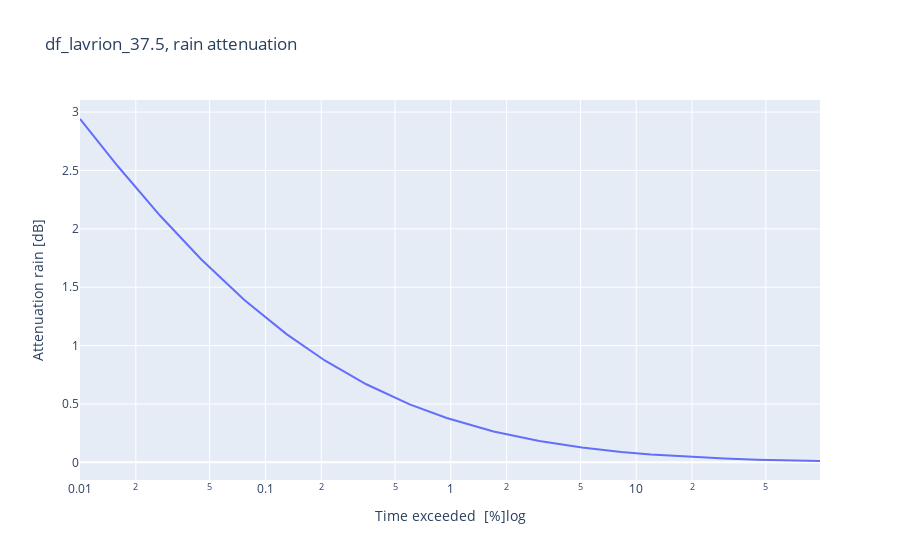
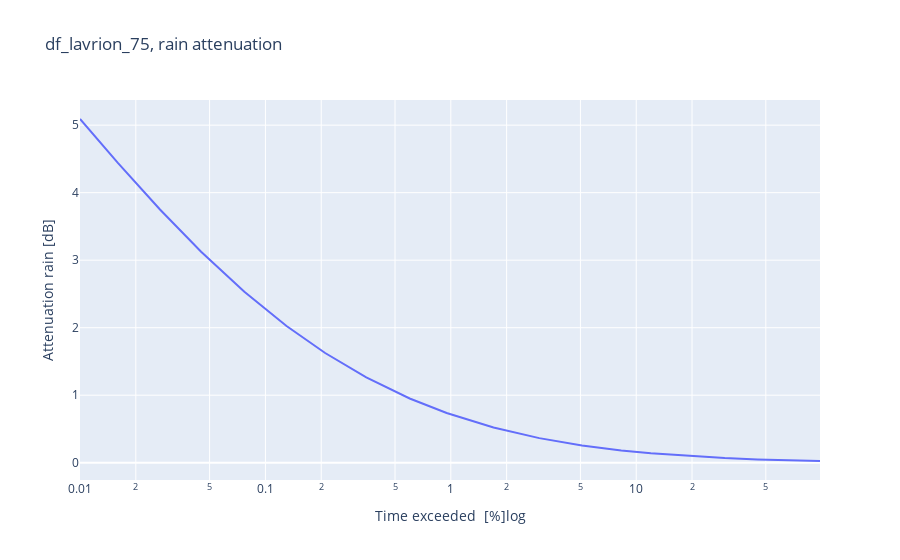
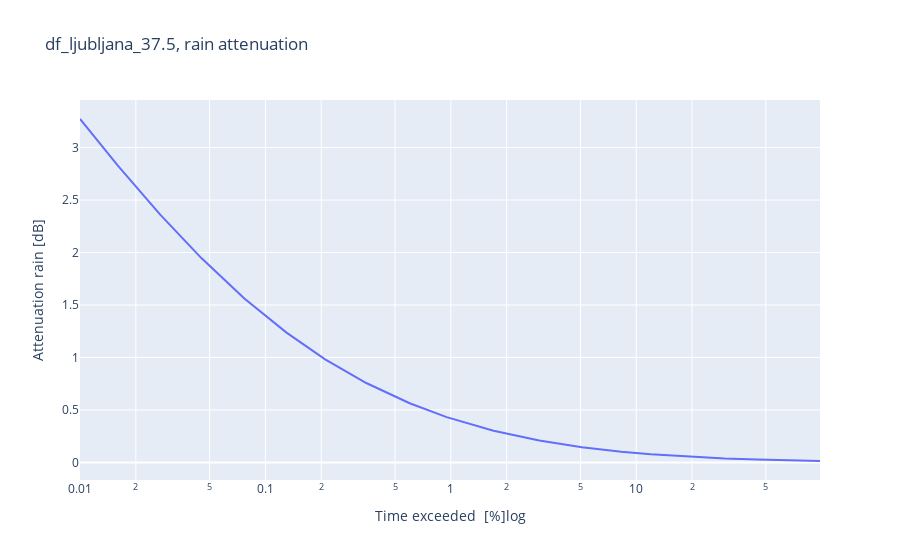
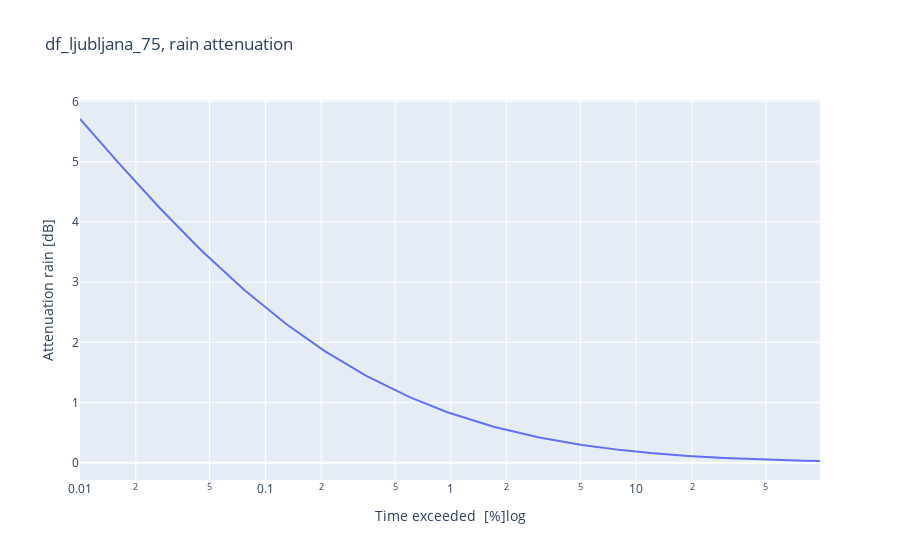

Here is the notebook cell these charts were saved with, in order:
### Markdown cell above
## Compute average attenuation

### Code cell
for data_df in dfs:
    ponderated_attenuation = 0

    for elev in stat.index.array[:-1]:
        ponderated_attenuation +=  data_df[data_df['Elevation_angle_deg']==elev][att_col].array*stat['PDF'][elev]/100 # /100 to transform % to decimal
        
    fig = go.Figure()
    fig.add_trace(go.Scatter(x=data_df['Time_exceeded_%'],y=ponderated_attenuation))
    fig.update_xaxes(type="log")
    fig.update_layout(title=f"{data_df.name}, {selected_attenuation} attenuation", xaxis_title="Time exceeded  [%]log", yaxis_title=f"Attenuation {selected_attenuation} [dB]")    
    fig.show()

### Figure 1 — Plotly figure (JSON) as saved in the notebook; plotly's stock layout.template omitted (floating-point values rounded to 4 significant figures; data arrays with more than 128 entries replaced by an {"elided": "..."} marker saying what was removed)
{"data": [{"type": "scatter", "x": {"elided": "420 float values"}, "y": [2.941, 2.536, 2.114, 1.739, 1.391, 1.098, 0.8707, 0.6687, 0.4969, 0.3799, 0.2651, 0.1826, 0.1265, 0.08883, 0.06727, 0.04699, 0.03244, 0.02308, 0.01801, 0.01398, 0.01165]}], "layout": {"title": {"text": "df_lavrion_37.5, rain attenuation"}, "xaxis": {"title": {"text": "Time exceeded  [%]log"}, "type": "log"}, "yaxis": {"title": {"text": "Attenuation rain [dB]"}}}}

### Figure 2 — Plotly figure (JSON) as saved in the notebook; plotly's stock layout.template omitted (floating-point values rounded to 4 significant figures; data arrays with more than 128 entries replaced by an {"elided": "..."} marker saying what was removed)
{"data": [{"type": "scatter", "x": {"elided": "420 float values"}, "y": [5.091, 4.442, 3.751, 3.125, 2.532, 2.025, 1.625, 1.264, 0.9514, 0.7357, 0.5208, 0.3638, 0.2553, 0.1815, 0.1387, 0.09796, 0.0684, 0.04915, 0.03862, 0.03019, 0.02529]}], "layout": {"title": {"text": "df_lavrion_75, rain attenuation"}, "xaxis": {"title": {"text": "Time exceeded  [%]log"}, "type": "log"}, "yaxis": {"title": {"text": "Attenuation rain [dB]"}}}}

### Figure 3 — Plotly figure (JSON) as saved in the notebook; plotly's stock layout.template omitted (floating-point values rounded to 4 significant figures; data arrays with more than 128 entries replaced by an {"elided": "..."} marker saying what was removed)
{"data": [{"type": "scatter", "x": {"elided": "420 float values"}, "y": [3.272, 2.828, 2.363, 1.949, 1.563, 1.237, 0.9828, 0.7566, 0.5635, 0.4318, 0.3021, 0.2087, 0.1449, 0.102, 0.07737, 0.05416, 0.03747, 0.02671, 0.02087, 0.01622, 0.01353]}], "layout": {"title": {"text": "df_ljubljana_37.5, rain attenuation"}, "xaxis": {"title": {"text": "Time exceeded  [%]log"}, "type": "log"}, "yaxis": {"title": {"text": "Attenuation rain [dB]"}}}}

### Figure 4 — Plotly figure (JSON) as saved in the notebook; plotly's stock layout.template omitted (floating-point values rounded to 4 significant figures; data arrays with more than 128 entries replaced by an {"elided": "..."} marker saying what was removed)
{"data": [{"type": "scatter", "x": {"elided": "420 float values"}, "y": [5.709, 4.992, 4.227, 3.531, 2.869, 2.301, 1.85, 1.443, 1.089, 0.8441, 0.5992, 0.4198, 0.2954, 0.2104, 0.1611, 0.1141, 0.07982, 0.05748, 0.04523, 0.0354, 0.02968]}], "layout": {"title": {"text": "df_ljubljana_75, rain attenuation"}, "xaxis": {"title": {"text": "Time exceeded  [%]log"}, "type": "log"}, "yaxis": {"title": {"text": "Attenuation rain [dB]"}}}}
